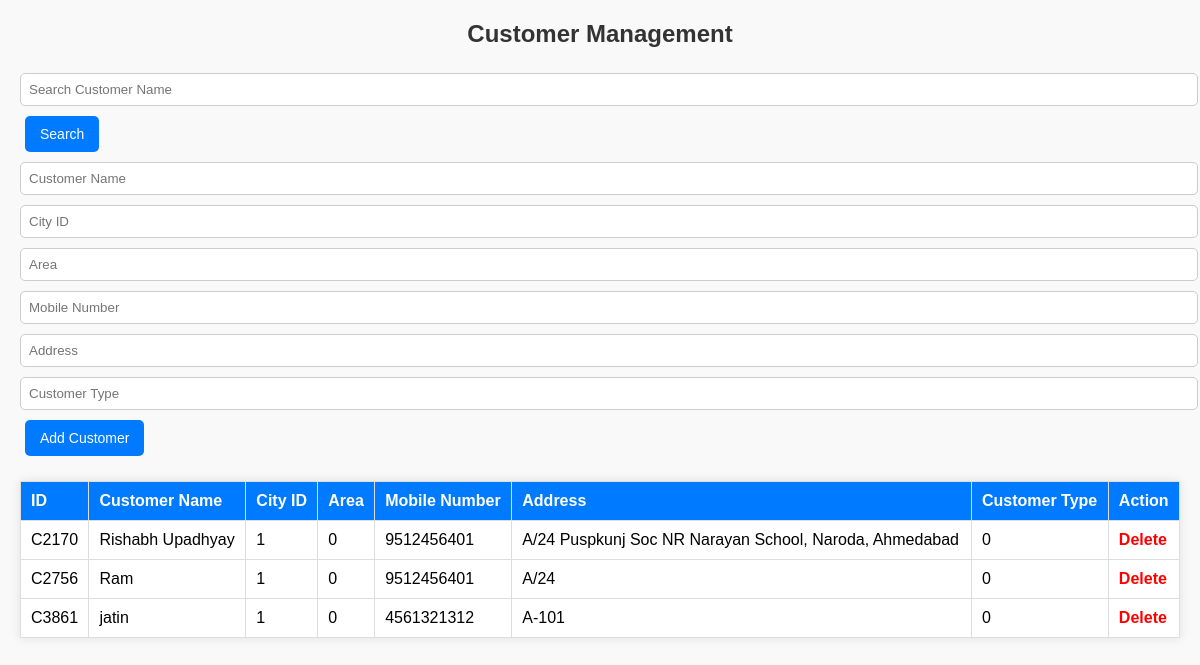
/customer.php, run on the app's committed database.
### tables this page shows
CREATE TABLE `mstcustomer` (
  `CustomerId` varchar(6) NOT NULL CHECK (`CustomerId` like 'C%'),
  `CustomerName` varchar(35) NOT NULL,
  `Cityid` decimal(4,0) NOT NULL,
  `CustomerArea` varchar(15) NOT NULL,
  `CustomerMobileNo` decimal(11,0) NOT NULL,
  `CustomerAddress` varchar(70) NOT NULL,
  `CustomerType` varchar(15) NOT NULL
);

### customer.php (the view, shortened to what this page needs)
<?php
include 'db.php';
$search = isset($_GET['search']) ? $_GET['search'] : "";
$sql = "SELECT * FROM mstCustomer WHERE CustomerName LIKE '%$search%'";
$result = $conn->query($sql);
?>
<!DOCTYPE html>
<html lang="en">
<head>
</head>
<body>
<h2>Customer Management</h2>
<form method="GET">
    <input type="text" name="search" placeholder="Search Customer Name" value="<?= htmlspecialchars($search) ?>">
    <button type="submit">Search</button>
</form>
<form method="POST">
    <input type="text" name="customerName" placeholder="Customer Name" required>
    <input type="number" name="cityId" placeholder="City ID" required>
    <input type="text" name="customerArea" placeholder="Area" required>
    <input type="number" name="customerMobileNo" placeholder="Mobile Number" required>
    <input type="text" name="customerAddress" placeholder="Address" required>
    <input type="text" name="customerType" placeholder="Customer Type" required>
    <button type="submit" name="add_customer">Add Customer</button>
</form>
<table>
    <thead>
        <tr>
            <th>ID</th>
            <th>Customer Name</th>
            <th>City ID</th>
            <th>Area</th>
            <th>Mobile Number</th>
            <th>Address</th>
            <th>Customer Type</th>
            <th>Action</th>
        </tr>
    </thead>
    <tbody>
        <?php while ($row = $result->fetch_assoc()): ?>
            <tr>
                <td><?= htmlspecialchars($row['CustomerId']) ?></td>
                <td><?= htmlspecialchars($row['CustomerName']) ?></td>
                <td><?= htmlspecialchars($row['Cityid']) ?></td>
                <td><?= htmlspecialchars($row['CustomerArea']) ?></td>
                <td><?= htmlspecialchars($row['CustomerMobileNo']) ?></td>
                <td><?= htmlspecialchars($row['CustomerAddress']) ?></td>
                <td><?= htmlspecialchars($row['CustomerType']) ?></td>
                <td><a href="customer.php?delete=<?= $row['CustomerId'] ?>" onclick="return confirm('Are you sure?')">Delete</a></td>
            </tr>
        <?php endwhile; ?>
    </tbody>
</table>
</body>
</html>

### customer.php (style rules this page uses)
body { font-family: Arial, sans-serif; }
table { width: 100%; border-collapse: collapse; margin-top: 20px; }
th, td { border: 1px solid black; padding: 8px; text-align: left; }
th { background-color: #f2f2f2; }
input, button { margin: 5px; padding: 5px; }
body { font-family: Arial, sans-serif; margin: 20px; background-color: #f9f9f9; }
h2 { text-align: center; color: #333; }
button { padding: 10px 15px; border: none; background-color: #007bff; color: white; cursor: pointer; border-radius: 5px; font-size: 14px; }
input[type="text"], input[type="number"] { width: 100%; padding: 8px; margin: 5px 0; border: 1px solid #ccc; border-radius: 5px; }
table { width: 100%; border-collapse: collapse; background: white; box-shadow: 0px 0px 10px rgba(0, 0, 0, 0.1); margin-top: 20px; }
th, td { border: 1px solid #ddd; padding: 10px; text-align: left; }
th { background-color: #007bff; color: white; }
td { background-color: #fff; }
td a { color: red; text-decoration: none; font-weight: bold; }

### data on the page
mstcustomer: CustomerId "C2170", CustomerName "Rishabh Upadhyay", Cityid "1", CustomerArea "0", CustomerMobileNo "9512456401", CustomerAddress "A/24 Puspkunj Soc NR Narayan School, Naroda, Ahmedabad", CustomerType "0"
mstcustomer: CustomerId "C2756", CustomerName "Ram", Cityid "1", CustomerArea "0", CustomerMobileNo "9512456401", CustomerAddress "A/24", CustomerType "0"
mstcustomer: CustomerId "C3861", CustomerName "jatin", Cityid "1", CustomerArea "0", CustomerMobileNo "4561321312", CustomerAddress "A-101", CustomerType "0"
